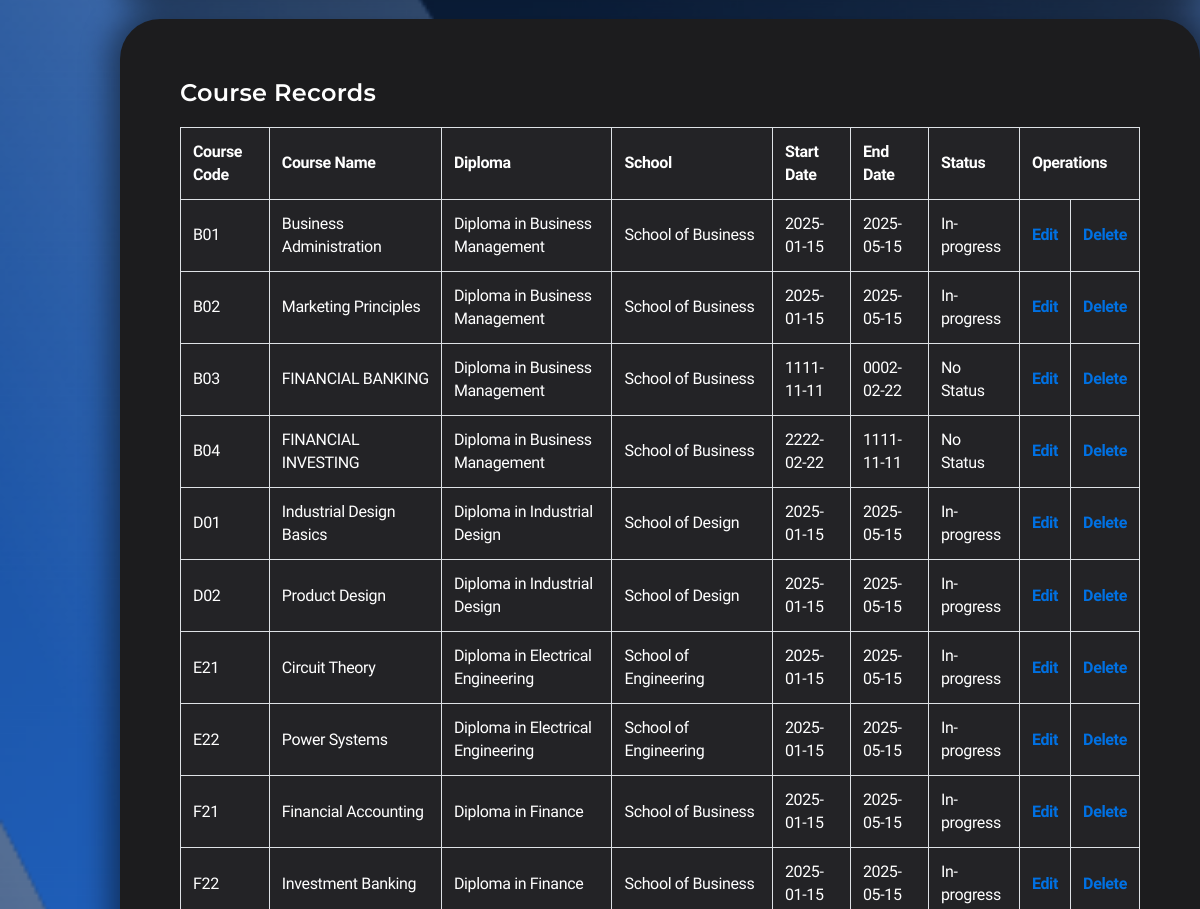
/CRUD3/admin_course_create_form.php (signed in, middle part), run on an earlier commit of the app's database.
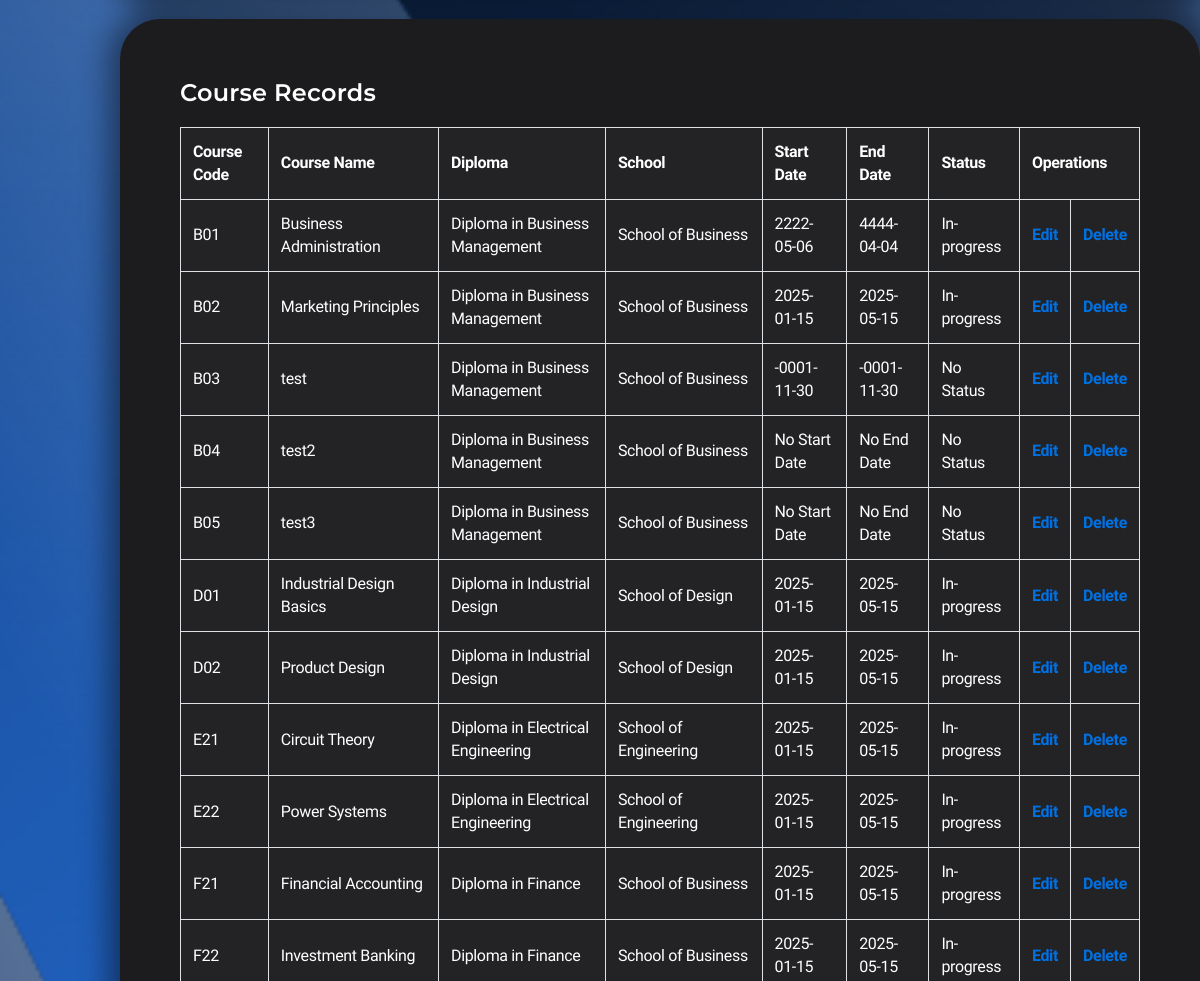
And on a later commit of the database.
### tables this page shows
CREATE TABLE `course` (
  `course_code` varchar(3) NOT NULL,
  `course_name` varchar(50) NOT NULL,
  `diploma_code` varchar(5) NOT NULL,
  `course_start_date` date DEFAULT NULL,
  `course_end_date` date DEFAULT NULL,
  `status` enum('To start','No Status','In-progress','Ended') DEFAULT NULL
);

CREATE TABLE `diploma` (
  `diploma_code` varchar(5) NOT NULL,
  `diploma_name` varchar(50) NOT NULL,
  `school_code` varchar(3) NOT NULL
);

CREATE TABLE `school` (
  `school_code` varchar(3) NOT NULL,
  `school_name` varchar(50) NOT NULL
);

### CRUD3/admin_course_create_form.php (the view, shortened to what this page needs)
<?php
$con = mysqli_connect("localhost","root","","xyz polytechnic");
?>
<!DOCTYPE html>
<html lang="en">
<head>
    <link rel="stylesheet" href="../styles.css">
</head>
<body>
    <div class="container">
        <div class="card">
            <h3>Course Records</h3>
            <?php
            $course_query = "SELECT c.*, d.diploma_name, s.school_name
                           FROM course c
                           JOIN diploma d ON c.diploma_code = d.diploma_code
                           JOIN school s ON d.school_code = s.school_code
                           ORDER BY c.course_code";
            $course_result = $con->query($course_query);
            if ($course_result->num_rows > 0) {
                echo '<table border="1" bgcolor="white" align="center">';
                echo '<tr>
                        <th>Course Code</th>
                        <th>Course Name</th>
                        <th>Diploma</th>
                        <th>School</th>
                        <th>Start Date</th>
                        <th>End Date</th>
                        <th>Status</th>
                        <th colspan="2">Operations</th>
                    </tr>';
                while ($course_row = $course_result->fetch_assoc()) {
                    echo '<tr>';
                    echo '<td>' . htmlspecialchars($course_row['course_code']) . '</td>';
                    echo '<td>' . htmlspecialchars($course_row['course_name']) . '</td>';
                    echo '<td>' . htmlspecialchars($course_row['diploma_name']) . '</td>';
                    echo '<td>' . htmlspecialchars($course_row['school_name']) . '</td>';
                    echo '<td>' . ($course_row['course_start_date'] ? htmlspecialchars(date('Y-m-d', strtotime($course_row['course_start_date']))) : 'No Start Date') . '</td>';
                    echo '<td>' . ($course_row['course_end_date'] ? htmlspecialchars(date('Y-m-d', strtotime($course_row['course_end_date']))) : 'No End Date') . '</td>';
                    echo '<td>' . htmlspecialchars(($course_row['status'] ? $course_row['status'] : 'No Status')) . '</td>';
                    echo '<td> <a href="admin_course_update_form.php?course_code=' . htmlspecialchars($course_row['course_code']) . '">Edit</a> </td>';
                    echo '<td> <a href="#" onclick="confirmDelete(\'' . htmlspecialchars($course_row['course_code']) . '\')">Delete</a> </td>';
                    echo '</tr>';
                }
                echo '</table>';
            } else {
                echo '<p class="text-center">No courses found.</p>';
            }
            ?>
        </div>
    </div>
</body>
</html>

### styles.css (style rules this page uses)
* { margin: 0; padding: 0; box-sizing: border-box; }
body { font-family: 'Nunito Sans', sans-serif; line-height: 1.47059; font-weight: 400; letter-spacing: -.022em; background-image: url('background.png'); background-size: cover; background-position: center; background-repeat: no-repeat; background-attachment: fixed; background-color: #1c1c1e; color: #ffffff; min-height: 100vh; display: flex; flex-direction: column; -webkit-font-smoothing: antialiased; }
h1, h2, h3, h4, h5, h6 { font-family: 'Montserrat', sans-serif; font-weight: 600; }
h3 { font-size: 24px; line-height: 1.16667; letter-spacing: .009em; }
a { color: #0071e3; margin-top: 20px; text-decoration: none; font-weight: bold; }
.container { max-width: 1080px; justify-content: center; align-items: center; min-height: calc(90vh - 44px - 57px); width: 90%; margin: 30px auto; padding: 60px; }
.card { background: #1c1c1e; border-radius: 40px; padding: 60px; margin-bottom: 20px; box-shadow: 0 0 30px 10px rgba(0, 0, 0, 0.485); transition: transform 0.3s ease, box-shadow 0.3s ease; width: 1080px; }
table { width: 100%; border: 1px solid #ffffff; border-collapse: collapse; margin-bottom: 20px; margin-top: 20px; }
table th, table td { font-family: 'Nunito Sans', sans-serif; padding: 12px; border: 1px solid #dee2e6; text-align: left; background: #232326; }

What changed in the data, as far as the page shows it:
changed course "Business Administration": course_start_date "2025-01-15" → "2222-05-06"; course_end_date "2025-05-15" → "4444-04-04"
changed course "B03": course_name "FINANCIAL BANKING" → "test"; course_start_date "1111-11-11" → "-0001-11-30"; course_end_date "0002-02-22" → "-0001-11-30"
changed course "B04": course_name "FINANCIAL INVESTING" → "test2"; course_start_date "2222-02-22" → (not shown); course_end_date "1111-11-11" → (not shown); now shows "No Start Date"; now shows "No End Date"
added course: course_code "B05", course_name "test3", diploma_code.diploma_name "Diploma in Business Management", school.school_name "School of Business", shows "No Start Date", shows "No End Date", status "No Status"
